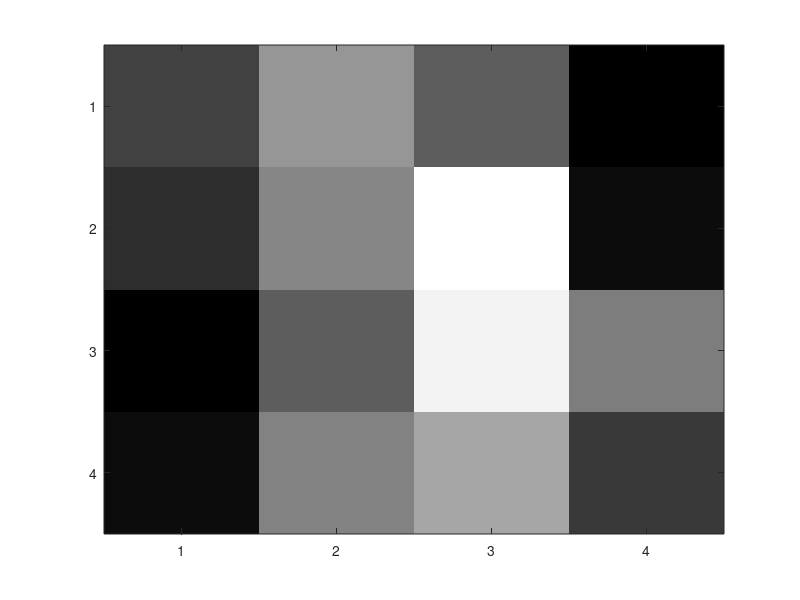

Write the MATLAB code that produced this figure. (Note: this script raises an error after producing the figure.)
% https://jqub.github.io/2020/06/29/quantumflow/Tutorial-2-QuantumFlow.pdf
x=[.3 .5; .7 .9];
a=[.2343;.3904;.5466;.7028];

x2=[0.0039 0.2118,...
0.2941 0.0275;...
0.0039 0.2784,...
0.5961 0.0667;...
0.0863 0.3176,...
0.5216 0.0588;...
0.1137 0.3608,...
0.1725 0.0039];


x2=[0.1333, 0.2980, 0.1922, 0.0118;...
         0.0980, 0.2667, 0.4941, 0.0392;...
         0.0157, 0.1922, 0.4667, 0.2471;...
         0.0353, 0.2549, 0.3216, 0.1176];

figure; imagesc(x2); colormap gray

[U,S,V] = svd(i_vec(x));

figure; 
subplot(2,2,1)
imagesc(x)
subplot(2,2,2)
imagesc(i_mat(U(:,1)))
colormap gray

figure; 
subplot(2,2,1)
imagesc(x2)
subplot(2,2,2)
imagesc(ToQuantumData(x2,false))
colormap gray



quantum_data = i_vec(ToQuantumData(x2,false));
% qantum_matrix=ToQuantumData(qantum_data,true)
quantum_matrix=ToQuantumMatrix(quantum_data);

%im = [[0.1333, 0.2980, 0.1922, 0.0118],
%         [0.0980, 0.2667, 0.4941, 0.0392],
%         [0.0157, 0.1922, 0.4667, 0.2471],
%         [0.0353, 0.2549, 0.3216, 0.1176]]

fprintf('im = [\n');
for k=1:size(quantum_matrix,1)
    fprintf('[');
    fprintf('%f,',quantum_matrix(k,1:end-1));
    fprintf('%f',quantum_matrix(k,end));
    fprintf('],\n');
end
fprintf(']\n');

